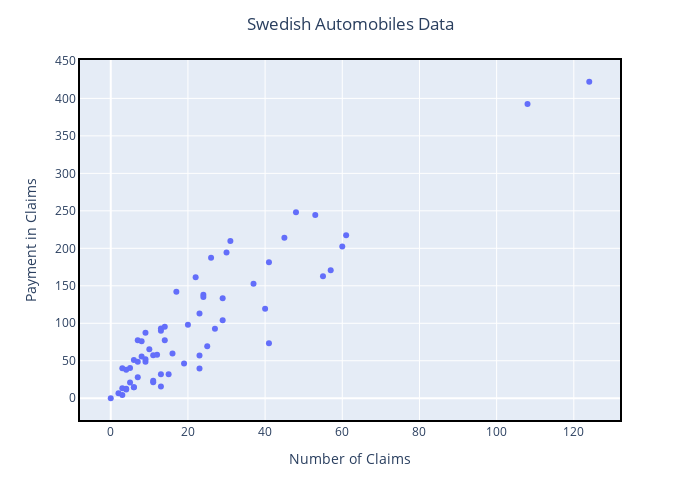

The cell this chart's notebook holds for it:
### Code cell
fig = px.scatter(x = data['X'], y=data['Y'])
fig.update_layout(title = 'Swedish Automobiles Data', title_x=0.5, xaxis_title= "Number of Claims", yaxis_title="Payment in Claims", height = 500, width = 700)
fig.update_xaxes(showline=True, linewidth=2, linecolor='black', mirror=True)
fig.update_yaxes(showline=True, linewidth=2, linecolor='black', mirror=True)
fig.show()

### Figure 1 — Plotly figure (JSON) as saved in the notebook; plotly's stock layout.template omitted (floating-point values rounded to 4 significant figures)
{"data": [{"hovertemplate": "x=%{x}<br>y=%{y}<extra></extra>", "legendgroup": "", "marker": {"color": "#636efa", "symbol": "circle"}, "mode": "markers", "name": "", "orientation": "v", "showlegend": false, "type": "scatter", "x": [0, 2, 3, 3, 3, 4, 4, 4, 5, 5, 6, 6, 6, 7, 7, 7, 8, 8, 9, 9, 9, 10, 11, 11, 11, 12, 13, 13, 13, 13, 14, 14, 15, 16, 17, 19, 20, 22, 23, 23, 23, 24, 24, 25, 26, 27, 29, 29, 30, 31, 37, 40, 41, 41, 45, 48, 53, 55, 57, 60, 61, 108, 124], "xaxis": "x", "y": [0, 6.6, 39.9, 13.2, 4.4, 38.1, 12.6, 11.8, 40.3, 20.9, 50.9, 14.6, 14.8, 27.9, 48.8, 77.5, 76.1, 55.6, 48.7, 87.4, 52.1, 65.3, 57.2, 21.3, 23.5, 58.1, 31.9, 15.7, 93, 89.9, 77.5, 95.5, 32.1, 59.6, 142.1, 46.2, 98.1, 161.5, 113, 39.6, 56.9, 137.9, 134.9, 69.2, 187.5, 92.6, 103.9, 133.3, 194.5, 209.8, 152.8, 119.4, 73.4, 181.3, 214, 248.1, 244.6, 162.8, 170.9, 202.4, 217.6, 392.5, 422.2], "yaxis": "y"}], "layout": {"height": 500, "legend": {"tracegroupgap": 0}, "margin": {"t": 60}, "title": {"text": "Swedish Automobiles Data", "x": 0.5}, "width": 700, "xaxis": {"anchor": "y", "domain": [0, 1], "linecolor": "black", "linewidth": 2, "mirror": true, "showline": true, "title": {"text": "Number of Claims"}}, "yaxis": {"anchor": "x", "domain": [0, 1], "linecolor": "black", "linewidth": 2, "mirror": true, "showline": true, "title": {"text": "Payment in Claims"}}}}
